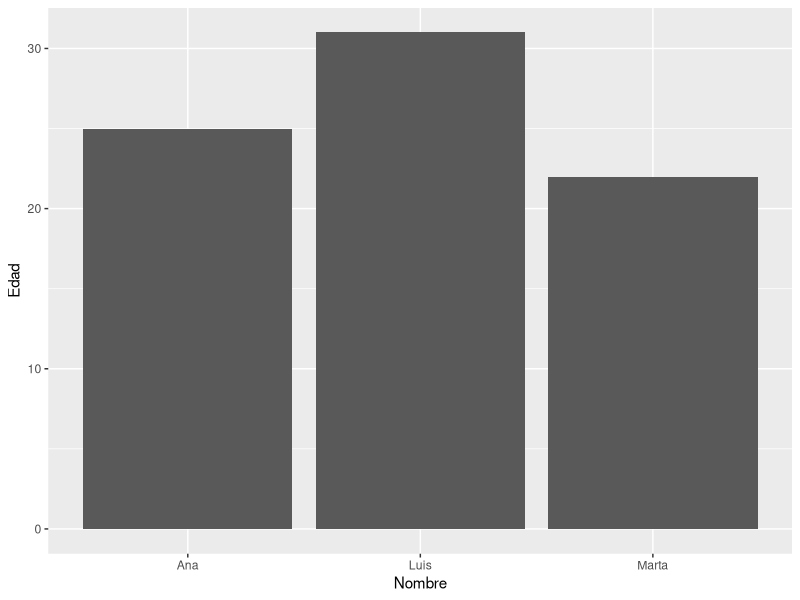

Write the R code that produced this figure.
#Crea un gráfico de barras simple utilizando ggplot2.
library(ggplot2)
df <- data.frame(
  Nombre = c("Ana", "Luis", "Marta"),
  Edad = c(25, 31, 22)
)
ggplot(df, aes(x=Nombre, y=Edad)) + geom_bar(stat="identity")
